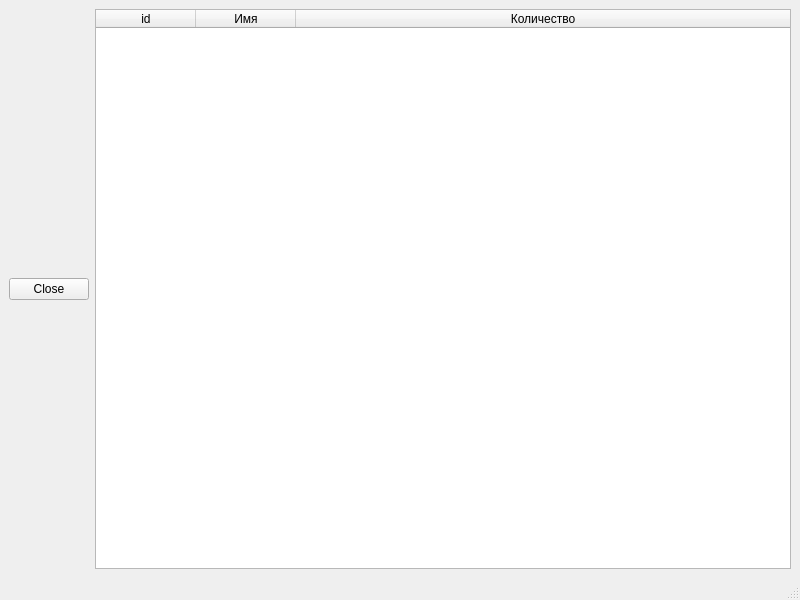
<?xml version="1.0" encoding="UTF-8"?>
<ui version="4.0">
 <class>StorageView</class>
 <widget class="QMainWindow" name="StorageView">
  <property name="geometry">
   <rect>
    <x>0</x>
    <y>0</y>
    <width>800</width>
    <height>600</height>
   </rect>
  </property>
  <property name="windowTitle">
   <string>MainWindow</string>
  </property>
  <widget class="QWidget" name="centralwidget">
   <layout class="QGridLayout" name="gridLayout">
    <item row="0" column="0">
     <layout class="QVBoxLayout" name="verticalLayout">
      <item>
       <widget class="QPushButton" name="CloseButton">
        <property name="text">
         <string>Close</string>
        </property>
       </widget>
      </item>
     </layout>
    </item>
    <item row="0" column="1">
     <layout class="QHBoxLayout" name="horizontalLayout">
      <item>
       <widget class="QTableWidget" name="table">
        <attribute name="horizontalHeaderStretchLastSection">
         <bool>true</bool>
        </attribute>
        <column>
         <property name="text">
          <string>id</string>
         </property>
        </column>
        <column>
         <property name="text">
          <string>Имя</string>
         </property>
        </column>
        <column>
         <property name="text">
          <string>Количество</string>
         </property>
        </column>
       </widget>
      </item>
     </layout>
    </item>
   </layout>
  </widget>
  <widget class="QMenuBar" name="menubar">
   <property name="geometry">
    <rect>
     <x>0</x>
     <y>0</y>
     <width>800</width>
     <height>21</height>
    </rect>
   </property>
  </widget>
  <widget class="QStatusBar" name="statusbar"/>
 </widget>
 <resources/>
 <connections/>
</ui>
